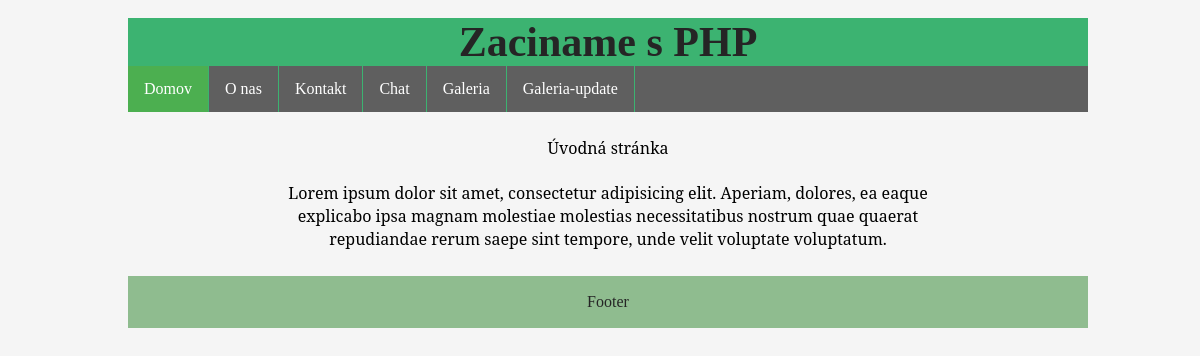
The page / on the database its author committed.
### tables this page shows
CREATE TABLE IF NOT EXISTS `menu` (
  `id` int(11) NOT NULL AUTO_INCREMENT,
  `kluc` varchar(20) NOT NULL,
  `name` varchar(50) NOT NULL,
  `menu` varchar(50) NOT NULL,
  `path` varchar(255) NOT NULL,
  PRIMARY KEY (`id`),
  UNIQUE KEY `kluc` (`kluc`)
);

### Databaza.php (called while the page is built, shortened)
<?php
class Databaza
{
    private $connection;
    public function __construct($host, $port, $username, $password, $dbName)
    {
        $this->connection = mysqli_connect($host, $username, $password, $dbName, $port);
    }
    public function getMenuItems()
    {
        $sql = "SELECT * FROM menu ORDER BY id ASC";
        $query = mysqli_query($this->connection, $sql);
        $menu = [];
        while ($row = mysqli_fetch_assoc($query)) {
            $menu[$row['kluc']] = [
                'name' => $row['name'],
                'menu' => $row['menu'],
                'path' => $row['path'],
            ];
        }
        return $menu;
    }
}

### header-novy.php (the view, shortened to what this page needs)
<?php
include_once "Databaza.php";
$dbObject = new \BeginningPhp\Databaza("localhost", "3306", "root", "", "portalove");
$nav_items = $dbObject->getMenuItems();
$subpage_name = basename($_SERVER['SCRIPT_NAME'], '.php');
?>
<!DOCTYPE html>
<html lang="sk">
<head>
    <link rel="stylesheet" href="style.css">
</head>
<body>
<header>
    <h1><?php echo $nav_items[$subpage_name]['name'] ?></h1>
    <nav>
        <ul>
            <?php
            foreach ($nav_items as $name => $nav_item) {
                ?>
                <li>
<a <?php if ($nav_items[$subpage_name]['name'] == $nav_item['name']) echo 'class="active"'; ?>
    href="<?php echo $nav_item['path']; ?>">
    <?php echo $nav_item['menu']; ?>
</a>
                </li>
                <?php
            }
            ?>
        </ul>
    </nav>
</header>

### style.css (style rules this page uses)
body { width: 80%; background: whitesmoke; padding: 10px 10%; text-align: center; }
header { background: mediumseagreen; }
h1 { font-family: "Calibri"; font-size: 42px; color: #252525; margin: 0; }
nav ul { list-style-type: none; margin: 0; padding: 0; overflow: hidden; background-color: #5f5f5f; }
nav li { display: inline; float: left; border-right: 1px solid mediumseagreen; }
.active { background-color: #4CAF50; }
nav a { display: block; color: white; text-align: center; padding: 14px 16px; text-decoration: none; }

### rows shown on the page
menu: name "Zaciname s PHP", menu "Domov"
menu: menu "O nas"
menu: menu "Kontakt"
menu: menu "Chat"
menu: menu "Galeria"
menu: menu "Galeria-update"
